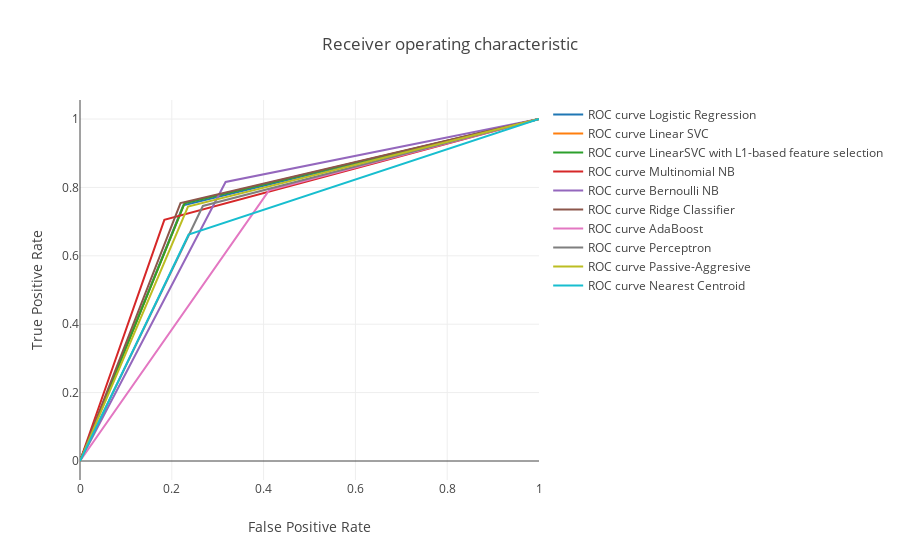

Notebook code for this chart:
### Code cell
data = []
for i in range(0, len(names)):
    trace = go.Scatter(x=fp_[i], y=tp_[i],
                        mode='lines', 
                        name='ROC curve {}'
                               ''.format(names[i]))
    data.append(trace)
    
layout = go.Layout(title='Receiver operating characteristic ',
                   xaxis=dict(title='False Positive Rate'),
                   yaxis=dict(title='True Positive Rate'))

fig = go.Figure(data=data, layout=layout)
    
py.iplot(fig)

### Figure 1 — Plotly figure (JSON) as saved in the notebook; plotly's stock layout.template omitted (floating-point values rounded to 4 significant figures)
{"data": [{"mode": "lines", "name": "ROC curve Logistic Regression", "type": "scatter", "uid": "e4b48c22-c195-11e8-9980-2016d8c46e37", "x": [0, 0.2249, 1], "y": [0, 0.7477, 1]}, {"mode": "lines", "name": "ROC curve Linear SVC", "type": "scatter", "uid": "e4b48c23-c195-11e8-9980-2016d8c46e37", "x": [0, 0.2281, 1], "y": [0, 0.7549, 1]}, {"mode": "lines", "name": "ROC curve LinearSVC with L1-based feature selection", "type": "scatter", "uid": "e4b48c24-c195-11e8-9980-2016d8c46e37", "x": [0, 0.2277, 1], "y": [0, 0.7533, 1]}, {"mode": "lines", "name": "ROC curve Multinomial NB", "type": "scatter", "uid": "e4b48c25-c195-11e8-9980-2016d8c46e37", "x": [0, 0.1838, 1], "y": [0, 0.7052, 1]}, {"mode": "lines", "name": "ROC curve Bernoulli NB", "type": "scatter", "uid": "e4b48c26-c195-11e8-9980-2016d8c46e37", "x": [0, 0.3172, 1], "y": [0, 0.8158, 1]}, {"mode": "lines", "name": "ROC curve Ridge Classifier", "type": "scatter", "uid": "e4b48c27-c195-11e8-9980-2016d8c46e37", "x": [0, 0.2189, 1], "y": [0, 0.7541, 1]}, {"mode": "lines", "name": "ROC curve AdaBoost", "type": "scatter", "uid": "e4b48c28-c195-11e8-9980-2016d8c46e37", "x": [0, 0.4119, 1], "y": [0, 0.7913, 1]}, {"mode": "lines", "name": "ROC curve Perceptron", "type": "scatter", "uid": "e4b48c29-c195-11e8-9980-2016d8c46e37", "x": [0, 0.2677, 1], "y": [0, 0.7457, 1]}, {"mode": "lines", "name": "ROC curve Passive-Aggresive", "type": "scatter", "uid": "e4b48c2a-c195-11e8-9980-2016d8c46e37", "x": [0, 0.2353, 1], "y": [0, 0.7441, 1]}, {"mode": "lines", "name": "ROC curve Nearest Centroid", "type": "scatter", "uid": "e4b48c2b-c195-11e8-9980-2016d8c46e37", "x": [0, 0.2365, 1], "y": [0, 0.6624, 1]}], "layout": {"title": "Receiver operating characteristic ", "xaxis": {"title": "False Positive Rate"}, "yaxis": {"title": "True Positive Rate"}}}
